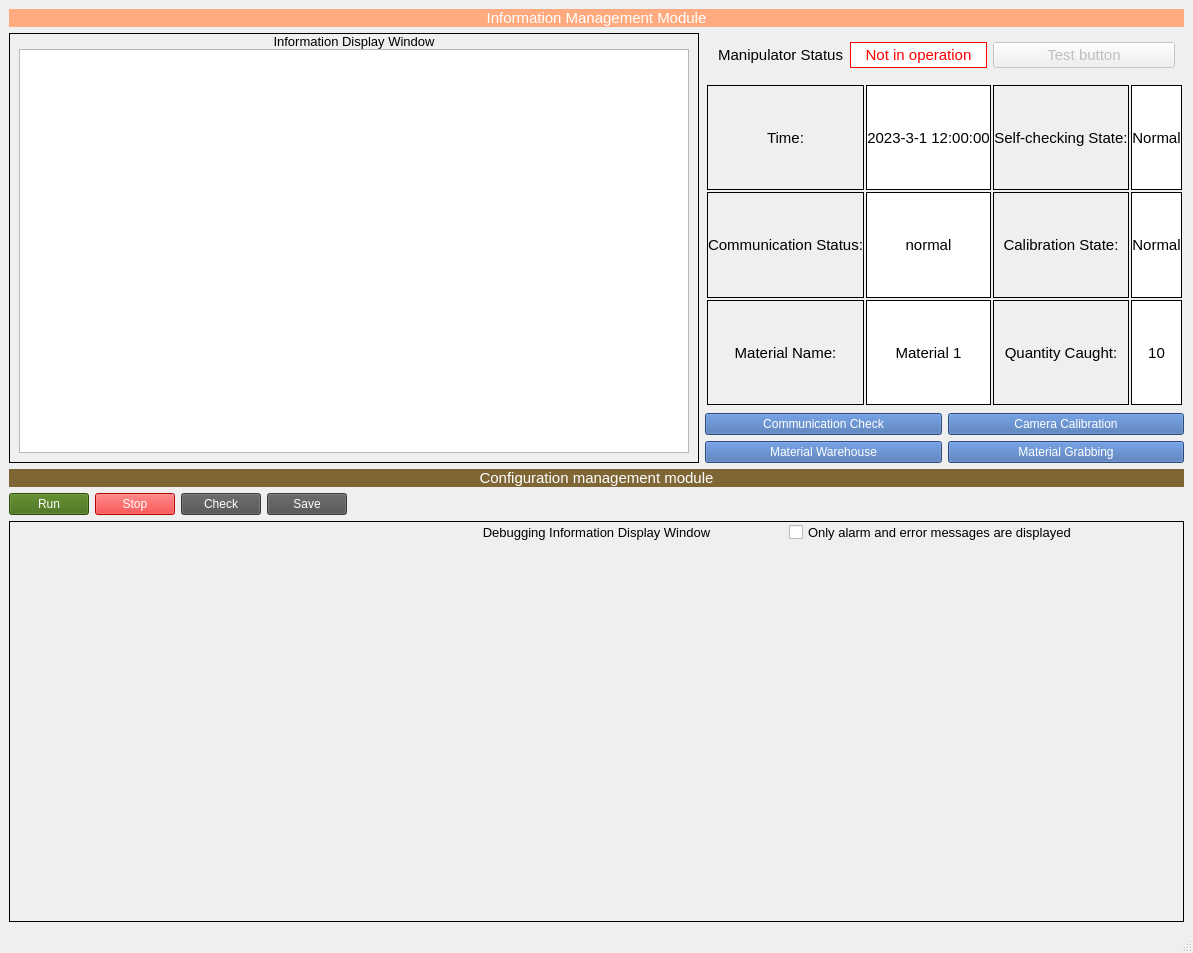
<?xml version="1.0" encoding="UTF-8"?>
<ui version="4.0">
 <class>MainWindow</class>
 <widget class="QMainWindow" name="MainWindow">
  <property name="geometry">
   <rect>
    <x>0</x>
    <y>0</y>
    <width>1193</width>
    <height>953</height>
   </rect>
  </property>
  <property name="windowTitle">
   <string>MainWindow</string>
  </property>
  <widget class="QWidget" name="centralwidget">
   <layout class="QVBoxLayout" name="verticalLayout_12">
    <item>
     <widget class="QLabel" name="label_top">
      <property name="sizePolicy">
       <sizepolicy hsizetype="Preferred" vsizetype="Preferred">
        <horstretch>0</horstretch>
        <verstretch>0</verstretch>
       </sizepolicy>
      </property>
      <property name="font">
       <font>
        <pointsize>11</pointsize>
       </font>
      </property>
      <property name="styleSheet">
       <string notr="true">color: rgb(255, 255, 255);
background-color:rgb(255, 170, 127);</string>
      </property>
      <property name="text">
       <string>Information Management Module</string>
      </property>
      <property name="alignment">
       <set>Qt::AlignCenter</set>
      </property>
     </widget>
    </item>
    <item>
     <layout class="QVBoxLayout" name="verticalLayout_9" stretch="1">
      <item>
       <layout class="QHBoxLayout" name="horizontalLayout_4" stretch="5,0">
        <item>
         <widget class="QFrame" name="msg_window">
          <property name="frameShape">
           <enum>QFrame::Box</enum>
          </property>
          <layout class="QVBoxLayout" name="verticalLayout_3" stretch="0,0">
           <property name="spacing">
            <number>0</number>
           </property>
           <property name="topMargin">
            <number>0</number>
           </property>
           <item>
            <widget class="QLabel" name="label_6">
             <property name="font">
              <font>
               <pointsize>10</pointsize>
              </font>
             </property>
             <property name="text">
              <string>Information Display Window</string>
             </property>
             <property name="alignment">
              <set>Qt::AlignCenter</set>
             </property>
            </widget>
           </item>
           <item>
            <widget class="QListView" name="listView"/>
           </item>
          </layout>
         </widget>
        </item>
        <item>
         <layout class="QVBoxLayout" name="verticalLayout_7">
          <item>
           <layout class="QVBoxLayout" name="verticalLayout_6" stretch="0,2">
            <property name="sizeConstraint">
             <enum>QLayout::SetDefaultConstraint</enum>
            </property>
            <item>
             <widget class="QFrame" name="horizontalFrame_2">
              <property name="sizePolicy">
               <sizepolicy hsizetype="Preferred" vsizetype="Preferred">
                <horstretch>0</horstretch>
                <verstretch>0</verstretch>
               </sizepolicy>
              </property>
              <property name="minimumSize">
               <size>
                <width>0</width>
                <height>0</height>
               </size>
              </property>
              <layout class="QHBoxLayout" name="horizontalLayout_11" stretch="10,15,20">
               <item>
                <widget class="QLabel" name="top_robot_label">
                 <property name="font">
                  <font>
                   <pointsize>11</pointsize>
                  </font>
                 </property>
                 <property name="frameShape">
                  <enum>QFrame::NoFrame</enum>
                 </property>
                 <property name="text">
                  <string> Manipulator Status</string>
                 </property>
                 <property name="alignment">
                  <set>Qt::AlignLeading|Qt::AlignLeft|Qt::AlignVCenter</set>
                 </property>
                 <property name="margin">
                  <number>0</number>
                 </property>
                </widget>
               </item>
               <item>
                <widget class="QLabel" name="top_robot_label2">
                 <property name="font">
                  <font>
                   <pointsize>11</pointsize>
                  </font>
                 </property>
                 <property name="styleSheet">
                  <string notr="true">background-color: rgb(255, 255, 255);
color: rgb(255, 0, 0);</string>
                 </property>
                 <property name="frameShape">
                  <enum>QFrame::Box</enum>
                 </property>
                 <property name="text">
                  <string>Not in operation</string>
                 </property>
                 <property name="alignment">
                  <set>Qt::AlignCenter</set>
                 </property>
                </widget>
               </item>
               <item>
                <widget class="QPushButton" name="im_test_btn_2">
                 <property name="enabled">
                  <bool>false</bool>
                 </property>
                 <property name="sizePolicy">
                  <sizepolicy hsizetype="Minimum" vsizetype="Minimum">
                   <horstretch>0</horstretch>
                   <verstretch>0</verstretch>
                  </sizepolicy>
                 </property>
                 <property name="font">
                  <font>
                   <pointsize>11</pointsize>
                  </font>
                 </property>
                 <property name="text">
                  <string>Test button</string>
                 </property>
                </widget>
               </item>
              </layout>
             </widget>
            </item>
            <item>
             <layout class="QGridLayout" name="gridLayout_2" rowstretch="0,0,0" columnstretch="0,0,0,0" columnminimumwidth="0,0,0,0">
              <property name="leftMargin">
               <number>2</number>
              </property>
              <property name="topMargin">
               <number>2</number>
              </property>
              <property name="rightMargin">
               <number>2</number>
              </property>
              <property name="bottomMargin">
               <number>2</number>
              </property>
              <property name="spacing">
               <number>2</number>
              </property>
              <item row="1" column="1">
               <widget class="QLabel" name="top_commu_label2">
                <property name="font">
                 <font>
                  <pointsize>11</pointsize>
                 </font>
                </property>
                <property name="styleSheet">
                 <string notr="true">background-color: rgb(255, 255, 255);</string>
                </property>
                <property name="frameShape">
                 <enum>QFrame::Box</enum>
                </property>
                <property name="text">
                 <string>normal</string>
                </property>
                <property name="alignment">
                 <set>Qt::AlignCenter</set>
                </property>
               </widget>
              </item>
              <item row="1" column="0">
               <widget class="QLabel" name="top_commu_label">
                <property name="font">
                 <font>
                  <pointsize>11</pointsize>
                 </font>
                </property>
                <property name="frameShape">
                 <enum>QFrame::Box</enum>
                </property>
                <property name="text">
                 <string>Communication Status:</string>
                </property>
                <property name="alignment">
                 <set>Qt::AlignCenter</set>
                </property>
               </widget>
              </item>
              <item row="0" column="2">
               <widget class="QLabel" name="top_checkself_label">
                <property name="font">
                 <font>
                  <pointsize>11</pointsize>
                 </font>
                </property>
                <property name="frameShape">
                 <enum>QFrame::Box</enum>
                </property>
                <property name="text">
                 <string>Self-checking State:</string>
                </property>
                <property name="alignment">
                 <set>Qt::AlignCenter</set>
                </property>
                <property name="margin">
                 <number>2</number>
                </property>
               </widget>
              </item>
              <item row="2" column="3">
               <widget class="QLabel" name="top_num_label2">
                <property name="font">
                 <font>
                  <pointsize>11</pointsize>
                 </font>
                </property>
                <property name="styleSheet">
                 <string notr="true">background-color: rgb(255, 255, 255);</string>
                </property>
                <property name="frameShape">
                 <enum>QFrame::Box</enum>
                </property>
                <property name="text">
                 <string>10</string>
                </property>
                <property name="alignment">
                 <set>Qt::AlignCenter</set>
                </property>
                <property name="margin">
                 <number>2</number>
                </property>
               </widget>
              </item>
              <item row="2" column="2">
               <widget class="QLabel" name="top_num_label">
                <property name="font">
                 <font>
                  <pointsize>11</pointsize>
                 </font>
                </property>
                <property name="frameShape">
                 <enum>QFrame::Box</enum>
                </property>
                <property name="text">
                 <string>Quantity Caught:</string>
                </property>
                <property name="alignment">
                 <set>Qt::AlignCenter</set>
                </property>
                <property name="margin">
                 <number>2</number>
                </property>
               </widget>
              </item>
              <item row="2" column="1">
               <widget class="QLabel" name="top_material_label2">
                <property name="font">
                 <font>
                  <pointsize>11</pointsize>
                 </font>
                </property>
                <property name="styleSheet">
                 <string notr="true">background-color: rgb(255, 255, 255);</string>
                </property>
                <property name="frameShape">
                 <enum>QFrame::Box</enum>
                </property>
                <property name="text">
                 <string>Material 1</string>
                </property>
                <property name="alignment">
                 <set>Qt::AlignCenter</set>
                </property>
                <property name="margin">
                 <number>2</number>
                </property>
               </widget>
              </item>
              <item row="2" column="0">
               <widget class="QLabel" name="top_material_label">
                <property name="font">
                 <font>
                  <pointsize>11</pointsize>
                 </font>
                </property>
                <property name="frameShape">
                 <enum>QFrame::Box</enum>
                </property>
                <property name="text">
                 <string>Material Name:</string>
                </property>
                <property name="alignment">
                 <set>Qt::AlignCenter</set>
                </property>
                <property name="margin">
                 <number>2</number>
                </property>
               </widget>
              </item>
              <item row="0" column="1">
               <widget class="QLabel" name="top_time_label2">
                <property name="font">
                 <font>
                  <pointsize>11</pointsize>
                 </font>
                </property>
                <property name="styleSheet">
                 <string notr="true">background-color: rgb(255, 255, 255);</string>
                </property>
                <property name="frameShape">
                 <enum>QFrame::Box</enum>
                </property>
                <property name="text">
                 <string>2023-3-1 12:00:00</string>
                </property>
                <property name="alignment">
                 <set>Qt::AlignCenter</set>
                </property>
                <property name="margin">
                 <number>2</number>
                </property>
               </widget>
              </item>
              <item row="0" column="3">
               <widget class="QLabel" name="top_checkself_label2">
                <property name="font">
                 <font>
                  <pointsize>11</pointsize>
                 </font>
                </property>
                <property name="styleSheet">
                 <string notr="true">background-color: rgb(255, 255, 255);</string>
                </property>
                <property name="frameShape">
                 <enum>QFrame::Box</enum>
                </property>
                <property name="text">
                 <string>Normal</string>
                </property>
                <property name="alignment">
                 <set>Qt::AlignCenter</set>
                </property>
                <property name="margin">
                 <number>2</number>
                </property>
               </widget>
              </item>
              <item row="1" column="3">
               <widget class="QLabel" name="top_cam_stage2">
                <property name="font">
                 <font>
                  <pointsize>11</pointsize>
                 </font>
                </property>
                <property name="styleSheet">
                 <string notr="true">background-color: rgb(255, 255, 255);</string>
                </property>
                <property name="frameShape">
                 <enum>QFrame::Box</enum>
                </property>
                <property name="text">
                 <string>Normal</string>
                </property>
                <property name="alignment">
                 <set>Qt::AlignCenter</set>
                </property>
               </widget>
              </item>
              <item row="0" column="0">
               <widget class="QLabel" name="top_time_label">
                <property name="font">
                 <font>
                  <pointsize>11</pointsize>
                 </font>
                </property>
                <property name="frameShape">
                 <enum>QFrame::Box</enum>
                </property>
                <property name="text">
                 <string>Time:</string>
                </property>
                <property name="alignment">
                 <set>Qt::AlignCenter</set>
                </property>
                <property name="margin">
                 <number>2</number>
                </property>
               </widget>
              </item>
              <item row="1" column="2">
               <widget class="QLabel" name="top_cam_label">
                <property name="font">
                 <font>
                  <pointsize>11</pointsize>
                 </font>
                </property>
                <property name="frameShape">
                 <enum>QFrame::Box</enum>
                </property>
                <property name="text">
                 <string>Calibration State:</string>
                </property>
                <property name="alignment">
                 <set>Qt::AlignCenter</set>
                </property>
               </widget>
              </item>
             </layout>
            </item>
           </layout>
          </item>
          <item>
           <layout class="QGridLayout" name="gridLayout">
            <item row="1" column="1">
             <widget class="QPushButton" name="btn_material_grab">
              <property name="autoFillBackground">
               <bool>false</bool>
              </property>
              <property name="styleSheet">
               <string notr="true">background-color: rgb(61, 105, 173);color: rgb(255, 255, 255);
font: 10pt &quot;Arial&quot;;</string>
              </property>
              <property name="text">
               <string>Material Grabbing</string>
              </property>
             </widget>
            </item>
            <item row="0" column="1">
             <widget class="QPushButton" name="btn_cam">
              <property name="styleSheet">
               <string notr="true">background-color: rgb(61, 105, 173);color: rgb(255, 255, 255);
font: 10pt &quot;Arial&quot;;</string>
              </property>
              <property name="text">
               <string>Camera Calibration</string>
              </property>
             </widget>
            </item>
            <item row="1" column="0">
             <widget class="QPushButton" name="btn_material_model_import">
              <property name="styleSheet">
               <string notr="true">background-color: rgb(61, 105, 173);color: rgb(255, 255, 255);
font: 10pt &quot;Arial&quot;;</string>
              </property>
              <property name="text">
               <string>Material Warehouse</string>
              </property>
             </widget>
            </item>
            <item row="0" column="0">
             <widget class="QPushButton" name="btn_commu">
              <property name="styleSheet">
               <string notr="true">background-color: rgb(61, 105, 173);color: rgb(255, 255, 255);
font: 10pt &quot;Arial&quot;;</string>
              </property>
              <property name="text">
               <string>Communication Check</string>
              </property>
             </widget>
            </item>
           </layout>
          </item>
         </layout>
        </item>
       </layout>
      </item>
     </layout>
    </item>
    <item>
     <widget class="QLabel" name="label_bottom">
      <property name="sizePolicy">
       <sizepolicy hsizetype="Preferred" vsizetype="Preferred">
        <horstretch>0</horstretch>
        <verstretch>0</verstretch>
       </sizepolicy>
      </property>
      <property name="font">
       <font>
        <pointsize>11</pointsize>
       </font>
      </property>
      <property name="styleSheet">
       <string notr="true">color: rgb(255, 255, 255);
background-color: rgb(126, 102, 53);</string>
      </property>
      <property name="text">
       <string>Configuration management module</string>
      </property>
      <property name="alignment">
       <set>Qt::AlignCenter</set>
      </property>
     </widget>
    </item>
    <item>
     <layout class="QVBoxLayout" name="verticalLayout_8">
      <item>
       <layout class="QHBoxLayout" name="horizontalLayout_5">
        <item>
         <widget class="QPushButton" name="pushButton_start">
          <property name="styleSheet">
           <string notr="true">background-color: rgb(61, 105, 13);color: rgb(255, 255, 255);
font: 10pt &quot;Arial&quot;;</string>
          </property>
          <property name="text">
           <string>Run</string>
          </property>
         </widget>
        </item>
        <item>
         <widget class="QPushButton" name="pushButton_stop">
          <property name="styleSheet">
           <string notr="true">background-color: rgb(255, 0, 0);color: rgb(255, 255, 255);
font: 10pt &quot;Arial&quot;;</string>
          </property>
          <property name="text">
           <string>Stop</string>
          </property>
         </widget>
        </item>
        <item>
         <widget class="QPushButton" name="pushButton_check">
          <property name="styleSheet">
           <string notr="true">background-color: rgb(80, 80, 80);color: rgb(255, 255,255);
font: 10pt &quot;Arial&quot;;</string>
          </property>
          <property name="text">
           <string>Check</string>
          </property>
         </widget>
        </item>
        <item>
         <widget class="QPushButton" name="pushButton_save">
          <property name="styleSheet">
           <string notr="true">background-color: rgb(80, 80, 80);color: rgb(255, 255, 255);
font: 10pt &quot;Arial&quot;;</string>
          </property>
          <property name="text">
           <string>Save</string>
          </property>
         </widget>
        </item>
        <item>
         <spacer name="horizontalSpacer">
          <property name="orientation">
           <enum>Qt::Horizontal</enum>
          </property>
          <property name="sizeHint" stdset="0">
           <size>
            <width>40</width>
            <height>20</height>
           </size>
          </property>
         </spacer>
        </item>
       </layout>
      </item>
      <item>
       <widget class="QFrame" name="bottom_msg_frame">
        <property name="frameShape">
         <enum>QFrame::Box</enum>
        </property>
        <layout class="QVBoxLayout" name="verticalLayout" stretch="0,0">
         <property name="spacing">
          <number>0</number>
         </property>
         <property name="topMargin">
          <number>0</number>
         </property>
         <item>
          <layout class="QHBoxLayout" name="horizontalLayout_6" stretch="1,1,1">
           <property name="spacing">
            <number>0</number>
           </property>
           <item>
            <spacer name="horizontalSpacer_2">
             <property name="orientation">
              <enum>Qt::Horizontal</enum>
             </property>
             <property name="sizeHint" stdset="0">
              <size>
               <width>40</width>
               <height>20</height>
              </size>
             </property>
            </spacer>
           </item>
           <item>
            <widget class="QLabel" name="label_4">
             <property name="font">
              <font>
               <pointsize>10</pointsize>
              </font>
             </property>
             <property name="text">
              <string>Debugging Information Display Window</string>
             </property>
             <property name="alignment">
              <set>Qt::AlignCenter</set>
             </property>
            </widget>
           </item>
           <item>
            <widget class="QCheckBox" name="checkBox_ps_error_only">
             <property name="font">
              <font>
               <pointsize>10</pointsize>
              </font>
             </property>
             <property name="text">
              <string>Only alarm and error messages are displayed</string>
             </property>
             <property name="iconSize">
              <size>
               <width>18</width>
               <height>18</height>
              </size>
             </property>
            </widget>
           </item>
          </layout>
         </item>
         <item>
          <widget class="QStackedWidget" name="stackedWidget">
           <widget class="QWidget" name="page"/>
           <widget class="QWidget" name="page_2"/>
          </widget>
         </item>
        </layout>
       </widget>
      </item>
     </layout>
    </item>
   </layout>
  </widget>
  <widget class="QMenuBar" name="menubar">
   <property name="geometry">
    <rect>
     <x>0</x>
     <y>0</y>
     <width>1193</width>
     <height>26</height>
    </rect>
   </property>
  </widget>
  <widget class="QStatusBar" name="statusbar"/>
 </widget>
 <resources/>
 <connections/>
</ui>
